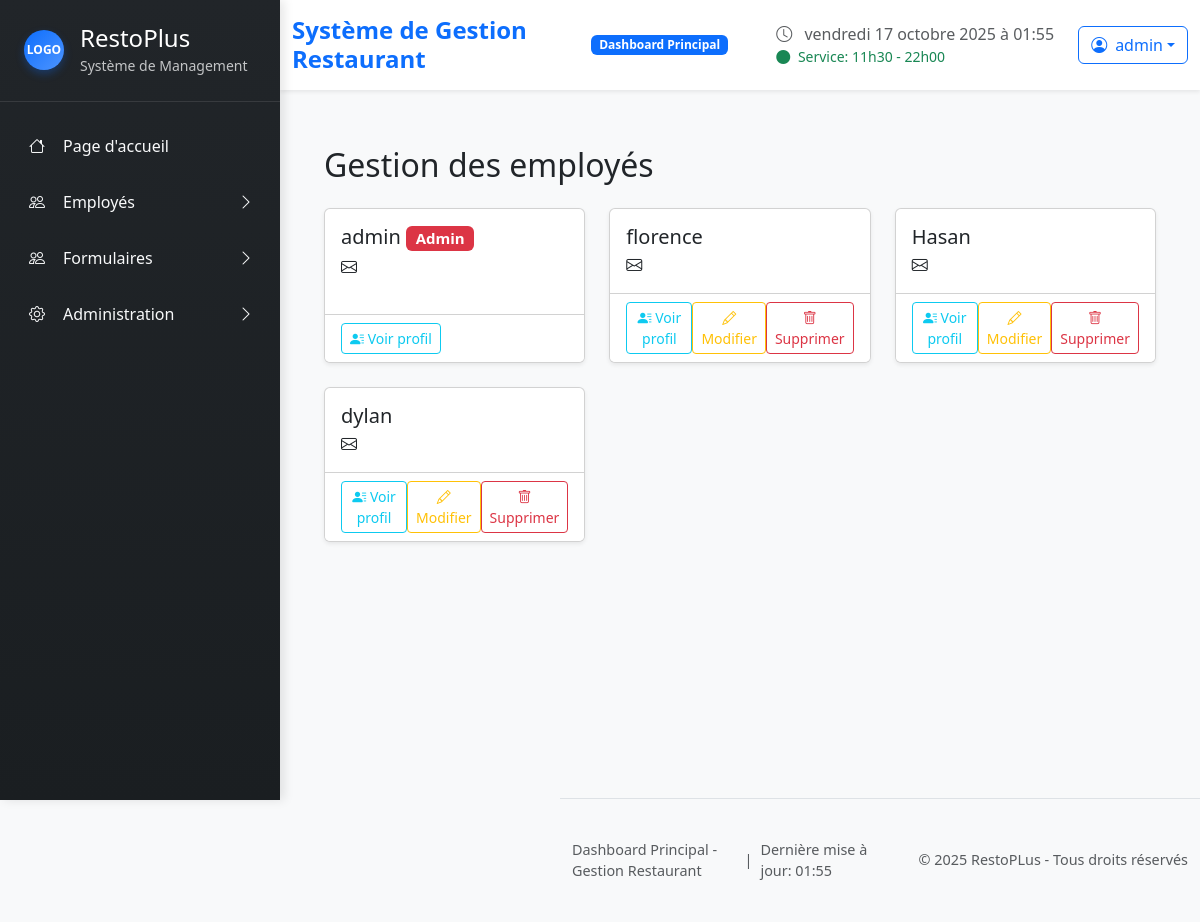
The page /dashboard/ (signed in) on the database as committed earlier.
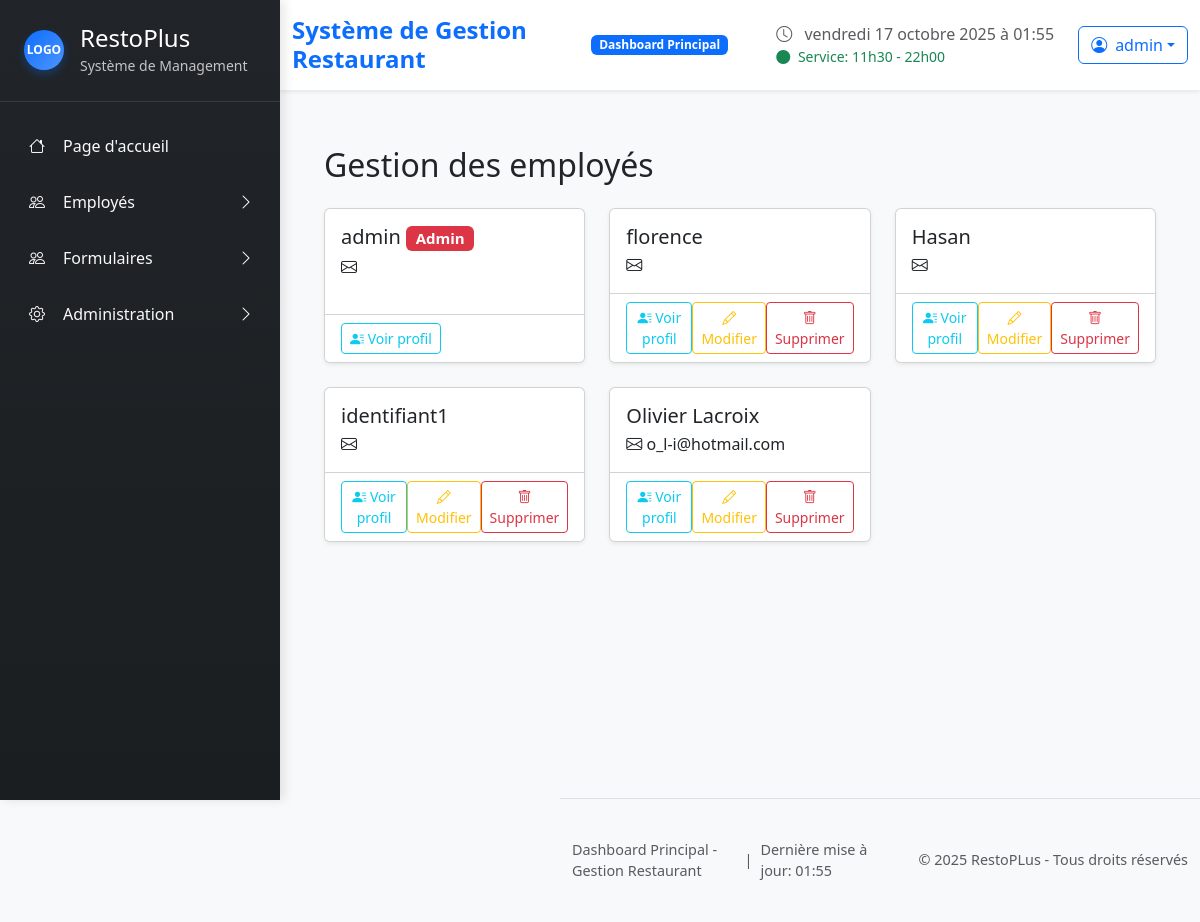
The same page on the database as committed later.
### restoplus/models.py (models this page shows, shortened)
class User(AbstractUser):
    class AvailabilityStatus(models.TextChoices):
        NOT_FILLED = "not_filled", "Non remplie"
        PENDING    = "pending",    "En attente"
        FILLED     = "filled",     "Remplie"
    availability_status = models.CharField(
        max_length=20,
        choices=AvailabilityStatus.choices,
        default=AvailabilityStatus.NOT_FILLED,
        verbose_name="Statut des disponibilités"
        )
    first_name = models.CharField(max_length=150, blank=True, verbose_name="Prénom")
    last_name = models.CharField(max_length=150, blank=True, verbose_name="Nom de famille")
    email = models.EmailField(blank=True, verbose_name="Courriel")
    is_manager = models.BooleanField(default=False)
    role = models.ForeignKey(Role, on_delete=models.SET_NULL, null=True, blank=True)
    def can_manage_employees(self):
        if self.is_superuser:
            return True
        return self.has_permission('can_manage_users')

### restoplus/views.py (the view)
# urls.py: path('dashboard/',views.employees_management,name="employees_management"),
@login_required
def employees_management(request):
    employes = User.objects.all()
    return render(request,"restoplus/employees_management.html",{"employes": employes})

### restoplus/templates/restoplus/employees_management.html (shortened to what this page needs)
{% extends "restoplus/base.html" %} {% load static %}  {% block content %}
<div class="container mt-4">
  <h2 class="mb-4">Gestion des employés</h2>
  <div class="row">
    {% for employe in employes %}
    <div class="col-md-4 mb-4">
      <div class="card shadow-sm h-100">
        <div class="card-body">
          <h5 class="card-title">
            {%if employe.first_name or employe.last_name%}
              {{ employe.first_name }} {{ employe.last_name }}
            {%else%}
              {{employe.username}}
            {%endif%}
            {% if employe.is_superuser %}
                <span class="badge bg-danger">Admin</span>
            {% elif employe.role %}
                <span class="badge bg-primary">{{ employe.role.name }}</span>
            {% endif %}
          </h5>
          <p class="card-text">
            <i class="bi bi-envelope"></i> {{ employe.email }}
          </p>
        </div>
        <div class="card-footer bg-white">
          <div class="d-flex justify-content-between">
            <a
              href="{% url 'employee_profile' employe.id %}"
              class="btn btn-outline-info btn-sm">
              <i class="bi bi-person-lines-fill"></i> Voir profil
            </a>
            {% if user.can_manage_employees and employe != user %}
                <a href="{% url 'edit_employee' employe.id %}"
                    class="btn btn-outline-warning btn-sm flex-fill">
                    <i class="bi bi-pencil"></i> Modifier
                </a>
                <form action="{% url 'delete_employee' employe.id %}">
                    <button type="submit" class="btn btn-outline-danger btn-sm flex-fill"
                            onclick="return confirm('Êtes-vous sûr de vouloir supprimer cet employé ?')">
                        <i class="bi bi-trash"></i> Supprimer
                    </button>
                </form>
                {% endif %}
          </div>
        </div>
      </div>
    </div>
    {% empty %}
    <p class="text-muted">Aucun employé trouvé.</p>
    {% endfor %}
  </div>
</div>
{% endblock %}

### restoplus/templates/restoplus/partials/header.html (shortened to what this page needs)
{% load static %}
<header class="main-header bg-white shadow-sm sticky-top">
  <div class="container-fluid">
    <div class="row align-items-center py-3">
      <div class="col-md-6">
        <div class="d-flex align-items-center">
          <h1 class="h4 mb-0 text-primary fw-bold">
            Système de Gestion Restaurant
          </h1>
          <span
            class="badge bg-primary ms-3 animate__animated animate__pulse animate__infinite"
            >Dashboard Principal</span
          >
        </div>
      </div>
      <div class="col-md-6">
        <div class="d-flex justify-content-end align-items-center">
          <div class="me-4">
            <i class="bi bi-clock text-muted me-2"></i>
            <span class="text-muted" id="current-time"></span>
            <div class="small text-success">
              <i class="bi bi-circle-fill me-1"></i>
              Service: 11h30 - 22h00
            </div>
          </div>
          <div class="dropdown">
            <button
              class="btn btn-outline-primary dropdown-toggle d-flex align-items-center"
              type="button"
              data-bs-toggle="dropdown"
            >
              <i class="bi bi-person-circle me-2"></i>
              {{ request.user.username }}
            </button>
          </div>
        </div>
      </div>
    </div>
  </div>
</header>

Rows that differ between the two databases and show on the page:
removed User: username "dylan", shows "Modifier"
added User: username "identifiant1", shows "Modifier"
added User: first_name "Olivier", last_name "Lacroix", email "o_l-i@hotmail.com", shows "Modifier"
